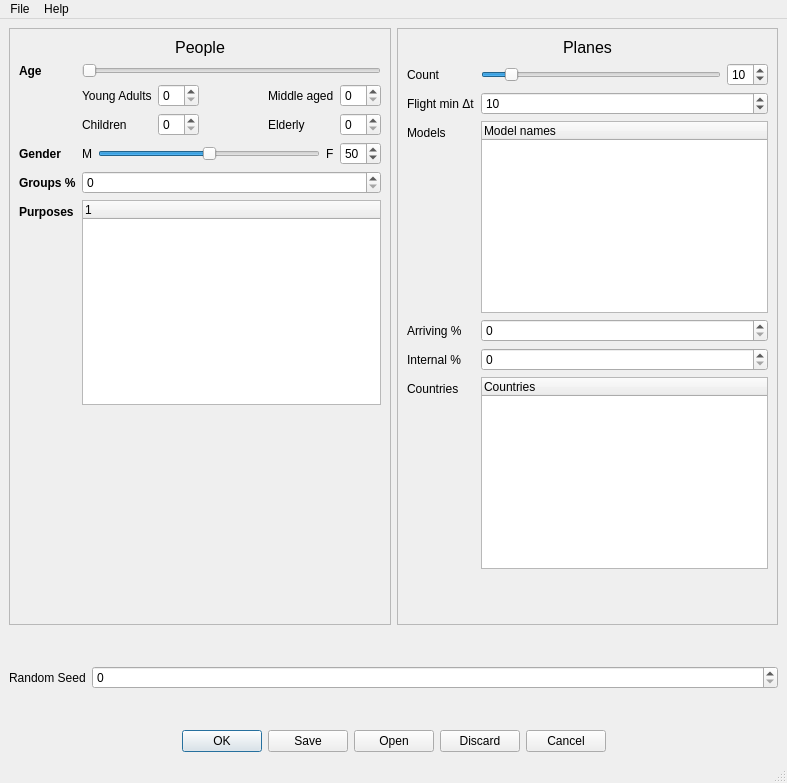
<?xml version="1.0" encoding="UTF-8"?>
<ui version="4.0">
 <class>MainWindow</class>
 <widget class="QMainWindow" name="MainWindow">
  <property name="geometry">
   <rect>
    <x>0</x>
    <y>0</y>
    <width>787</width>
    <height>783</height>
   </rect>
  </property>
  <property name="sizePolicy">
   <sizepolicy hsizetype="Fixed" vsizetype="Minimum">
    <horstretch>0</horstretch>
    <verstretch>0</verstretch>
   </sizepolicy>
  </property>
  <property name="minimumSize">
   <size>
    <width>0</width>
    <height>0</height>
   </size>
  </property>
  <property name="windowTitle">
   <string>MainWindow</string>
  </property>
  <widget class="QWidget" name="centralwidget">
   <property name="sizePolicy">
    <sizepolicy hsizetype="Fixed" vsizetype="Fixed">
     <horstretch>0</horstretch>
     <verstretch>0</verstretch>
    </sizepolicy>
   </property>
   <layout class="QVBoxLayout" name="verticalLayout_5">
    <item>
     <layout class="QHBoxLayout" name="horizontalLayout_3" stretch="0,0">
      <item>
       <widget class="QFrame" name="frame">
        <property name="sizePolicy">
         <sizepolicy hsizetype="Expanding" vsizetype="Minimum">
          <horstretch>0</horstretch>
          <verstretch>0</verstretch>
         </sizepolicy>
        </property>
        <property name="frameShape">
         <enum>QFrame::Shape::StyledPanel</enum>
        </property>
        <property name="frameShadow">
         <enum>QFrame::Shadow::Raised</enum>
        </property>
        <layout class="QVBoxLayout" name="verticalLayout">
         <item>
          <layout class="QVBoxLayout" name="verticalLayout_3">
           <item>
            <widget class="QLabel" name="label_7">
             <property name="sizePolicy">
              <sizepolicy hsizetype="Preferred" vsizetype="Fixed">
               <horstretch>0</horstretch>
               <verstretch>0</verstretch>
              </sizepolicy>
             </property>
             <property name="font">
              <font>
               <pointsize>12</pointsize>
               <bold>false</bold>
              </font>
             </property>
             <property name="text">
              <string>People</string>
             </property>
             <property name="alignment">
              <set>Qt::AlignmentFlag::AlignCenter</set>
             </property>
            </widget>
           </item>
           <item>
            <layout class="QFormLayout" name="formLayout_2">
             <property name="sizeConstraint">
              <enum>QLayout::SizeConstraint::SetMinimumSize</enum>
             </property>
             <item row="0" column="0">
              <widget class="QLabel" name="ageDistributionLabel">
               <property name="font">
                <font>
                 <bold>true</bold>
                </font>
               </property>
               <property name="text">
                <string>Age</string>
               </property>
              </widget>
             </item>
             <item row="0" column="1">
              <widget class="QRangeSlider" name="ageSlider">
               <property name="orientation">
                <enum>Qt::Orientation::Horizontal</enum>
               </property>
              </widget>
             </item>
             <item row="3" column="0">
              <widget class="QLabel" name="familiesGroupsLabel">
               <property name="font">
                <font>
                 <bold>true</bold>
                </font>
               </property>
               <property name="text">
                <string>Groups %</string>
               </property>
              </widget>
             </item>
             <item row="3" column="1">
              <widget class="QSpinBox" name="familiesGroupsSpinBox"/>
             </item>
             <item row="4" column="0">
              <widget class="QLabel" name="purposesLabel">
               <property name="font">
                <font>
                 <bold>true</bold>
                </font>
               </property>
               <property name="text">
                <string>Purposes</string>
               </property>
              </widget>
             </item>
             <item row="4" column="1">
              <widget class="QTreeWidget" name="purposesTree">
               <column>
                <property name="text">
                 <string notr="true">1</string>
                </property>
               </column>
              </widget>
             </item>
             <item row="5" column="1">
              <spacer name="verticalSpacer_2">
               <property name="orientation">
                <enum>Qt::Orientation::Vertical</enum>
               </property>
               <property name="sizeHint" stdset="0">
                <size>
                 <width>20</width>
                 <height>40</height>
                </size>
               </property>
              </spacer>
             </item>
             <item row="2" column="0">
              <widget class="QLabel" name="label_3">
               <property name="font">
                <font>
                 <bold>true</bold>
                </font>
               </property>
               <property name="text">
                <string>Gender</string>
               </property>
              </widget>
             </item>
             <item row="2" column="1">
              <layout class="QHBoxLayout" name="horizontalLayout_8">
               <item>
                <widget class="QLabel" name="label_12">
                 <property name="text">
                  <string>M</string>
                 </property>
                </widget>
               </item>
               <item>
                <widget class="QSlider" name="genderSlider">
                 <property name="minimum">
                  <number>0</number>
                 </property>
                 <property name="maximum">
                  <number>100</number>
                 </property>
                 <property name="singleStep">
                  <number>1</number>
                 </property>
                 <property name="value">
                  <number>50</number>
                 </property>
                 <property name="orientation">
                  <enum>Qt::Orientation::Horizontal</enum>
                 </property>
                </widget>
               </item>
               <item>
                <widget class="QLabel" name="label_13">
                 <property name="text">
                  <string>F</string>
                 </property>
                </widget>
               </item>
               <item>
                <widget class="QSpinBox" name="genderSpin">
                 <property name="value">
                  <number>50</number>
                 </property>
                </widget>
               </item>
              </layout>
             </item>
             <item row="1" column="1">
              <layout class="QGridLayout" name="gridLayout">
               <item row="0" column="4">
                <widget class="QSpinBox" name="middleSpin"/>
               </item>
               <item row="0" column="0">
                <widget class="QLabel" name="label_2">
                 <property name="text">
                  <string>Young Adults</string>
                 </property>
                </widget>
               </item>
               <item row="0" column="2">
                <spacer name="horizontalSpacer_4">
                 <property name="orientation">
                  <enum>Qt::Orientation::Horizontal</enum>
                 </property>
                 <property name="sizeHint" stdset="0">
                  <size>
                   <width>40</width>
                   <height>20</height>
                  </size>
                 </property>
                </spacer>
               </item>
               <item row="0" column="3">
                <widget class="QLabel" name="label_4">
                 <property name="text">
                  <string>Middle aged</string>
                 </property>
                </widget>
               </item>
               <item row="0" column="1">
                <widget class="QSpinBox" name="youngSpin"/>
               </item>
               <item row="1" column="0">
                <widget class="QLabel" name="label">
                 <property name="text">
                  <string>Children</string>
                 </property>
                </widget>
               </item>
               <item row="1" column="1">
                <widget class="QSpinBox" name="childSpin"/>
               </item>
               <item row="1" column="2">
                <spacer name="horizontalSpacer_3">
                 <property name="orientation">
                  <enum>Qt::Orientation::Horizontal</enum>
                 </property>
                 <property name="sizeHint" stdset="0">
                  <size>
                   <width>40</width>
                   <height>20</height>
                  </size>
                 </property>
                </spacer>
               </item>
               <item row="1" column="3">
                <widget class="QLabel" name="label_5">
                 <property name="text">
                  <string>Elderly</string>
                 </property>
                </widget>
               </item>
               <item row="1" column="4">
                <widget class="QSpinBox" name="elderSpin"/>
               </item>
              </layout>
             </item>
            </layout>
           </item>
          </layout>
         </item>
        </layout>
       </widget>
      </item>
      <item>
       <widget class="QFrame" name="frame_2">
        <property name="sizePolicy">
         <sizepolicy hsizetype="Expanding" vsizetype="Minimum">
          <horstretch>0</horstretch>
          <verstretch>0</verstretch>
         </sizepolicy>
        </property>
        <property name="frameShape">
         <enum>QFrame::Shape::StyledPanel</enum>
        </property>
        <property name="frameShadow">
         <enum>QFrame::Shadow::Raised</enum>
        </property>
        <layout class="QVBoxLayout" name="verticalLayout_2">
         <item>
          <layout class="QVBoxLayout" name="verticalLayout_4">
           <property name="sizeConstraint">
            <enum>QLayout::SizeConstraint::SetMinimumSize</enum>
           </property>
           <item>
            <widget class="QLabel" name="label_8">
             <property name="sizePolicy">
              <sizepolicy hsizetype="Preferred" vsizetype="Fixed">
               <horstretch>0</horstretch>
               <verstretch>0</verstretch>
              </sizepolicy>
             </property>
             <property name="font">
              <font>
               <pointsize>12</pointsize>
               <bold>false</bold>
              </font>
             </property>
             <property name="text">
              <string>Planes</string>
             </property>
             <property name="alignment">
              <set>Qt::AlignmentFlag::AlignCenter</set>
             </property>
            </widget>
           </item>
           <item>
            <layout class="QFormLayout" name="formLayout_7">
             <item row="0" column="0">
              <widget class="QLabel" name="amountLabel">
               <property name="text">
                <string>Count</string>
               </property>
              </widget>
             </item>
             <item row="1" column="0">
              <widget class="QLabel" name="frequencyLabel">
               <property name="text">
                <string>Flight min Δt</string>
               </property>
              </widget>
             </item>
             <item row="1" column="1">
              <widget class="QSpinBox" name="planeFrequency">
               <property name="value">
                <number>10</number>
               </property>
              </widget>
             </item>
             <item row="2" column="0">
              <widget class="QLabel" name="label_11">
               <property name="text">
                <string>Models</string>
               </property>
              </widget>
             </item>
             <item row="2" column="1">
              <widget class="QTreeWidget" name="modelsTree">
               <property name="sizePolicy">
                <sizepolicy hsizetype="Expanding" vsizetype="Maximum">
                 <horstretch>0</horstretch>
                 <verstretch>0</verstretch>
                </sizepolicy>
               </property>
               <column>
                <property name="text">
                 <string>Model names</string>
                </property>
               </column>
              </widget>
             </item>
             <item row="3" column="0">
              <widget class="QLabel" name="arrivingLabel">
               <property name="text">
                <string>Arriving %</string>
               </property>
              </widget>
             </item>
             <item row="3" column="1">
              <widget class="QSpinBox" name="arrivingSpin"/>
             </item>
             <item row="4" column="0">
              <widget class="QLabel" name="wanttomakeitusiongdesignerandyoumadeupth">
               <property name="text">
                <string>Internal %</string>
               </property>
              </widget>
             </item>
             <item row="4" column="1">
              <widget class="QSpinBox" name="internalSpin"/>
             </item>
             <item row="5" column="0">
              <widget class="QLabel" name="countriesLabel">
               <property name="text">
                <string>Countries</string>
               </property>
              </widget>
             </item>
             <item row="5" column="1">
              <widget class="QTreeWidget" name="countriesTree">
               <column>
                <property name="text">
                 <string>Countries</string>
                </property>
               </column>
              </widget>
             </item>
             <item row="6" column="1">
              <spacer name="verticalSpacer">
               <property name="orientation">
                <enum>Qt::Orientation::Vertical</enum>
               </property>
               <property name="sizeHint" stdset="0">
                <size>
                 <width>20</width>
                 <height>40</height>
                </size>
               </property>
              </spacer>
             </item>
             <item row="0" column="1">
              <layout class="QHBoxLayout" name="horizontalLayout_2">
               <item>
                <widget class="QSlider" name="agentCountSlider">
                 <property name="value">
                  <number>10</number>
                 </property>
                 <property name="orientation">
                  <enum>Qt::Orientation::Horizontal</enum>
                 </property>
                </widget>
               </item>
               <item>
                <widget class="QSpinBox" name="agentCountSpin">
                 <property name="value">
                  <number>10</number>
                 </property>
                </widget>
               </item>
              </layout>
             </item>
            </layout>
           </item>
          </layout>
         </item>
        </layout>
       </widget>
      </item>
     </layout>
    </item>
    <item>
     <layout class="QHBoxLayout" name="horizontalLayout_5">
      <item>
       <widget class="QLabel" name="label_6">
        <property name="sizePolicy">
         <sizepolicy hsizetype="Minimum" vsizetype="MinimumExpanding">
          <horstretch>0</horstretch>
          <verstretch>0</verstretch>
         </sizepolicy>
        </property>
        <property name="text">
         <string>Random Seed</string>
        </property>
       </widget>
      </item>
      <item>
       <widget class="QSpinBox" name="randomSeed">
        <property name="sizePolicy">
         <sizepolicy hsizetype="Expanding" vsizetype="Fixed">
          <horstretch>0</horstretch>
          <verstretch>0</verstretch>
         </sizepolicy>
        </property>
       </widget>
      </item>
     </layout>
    </item>
    <item>
     <layout class="QHBoxLayout" name="horizontalLayout">
      <item>
       <spacer name="horizontalSpacer">
        <property name="orientation">
         <enum>Qt::Orientation::Horizontal</enum>
        </property>
        <property name="sizeHint" stdset="0">
         <size>
          <width>40</width>
          <height>20</height>
         </size>
        </property>
       </spacer>
      </item>
      <item>
       <widget class="QDialogButtonBox" name="buttonBox">
        <property name="standardButtons">
         <set>QDialogButtonBox::StandardButton::Cancel|QDialogButtonBox::StandardButton::Discard|QDialogButtonBox::StandardButton::Ok|QDialogButtonBox::StandardButton::Open|QDialogButtonBox::StandardButton::Save</set>
        </property>
       </widget>
      </item>
      <item>
       <spacer name="horizontalSpacer_2">
        <property name="orientation">
         <enum>Qt::Orientation::Horizontal</enum>
        </property>
        <property name="sizeHint" stdset="0">
         <size>
          <width>40</width>
          <height>20</height>
         </size>
        </property>
       </spacer>
      </item>
     </layout>
    </item>
   </layout>
  </widget>
  <widget class="QMenuBar" name="menubar">
   <property name="geometry">
    <rect>
     <x>0</x>
     <y>0</y>
     <width>787</width>
     <height>30</height>
    </rect>
   </property>
   <widget class="QMenu" name="menuFile">
    <property name="title">
     <string>File</string>
    </property>
    <addaction name="actionLoad"/>
    <addaction name="actionSave"/>
    <addaction name="actionReset"/>
   </widget>
   <widget class="QMenu" name="menuHelp">
    <property name="title">
     <string>Help</string>
    </property>
   </widget>
   <addaction name="menuFile"/>
   <addaction name="menuHelp"/>
  </widget>
  <widget class="QStatusBar" name="statusbar"/>
  <action name="actionSave">
   <property name="icon">
    <iconset theme="QIcon::ThemeIcon::DocumentSave"/>
   </property>
   <property name="text">
    <string>Save</string>
   </property>
  </action>
  <action name="actionSave_As">
   <property name="icon">
    <iconset theme="QIcon::ThemeIcon::DocumentSaveAs"/>
   </property>
   <property name="text">
    <string>Save As</string>
   </property>
  </action>
  <action name="actionLoad">
   <property name="icon">
    <iconset theme="QIcon::ThemeIcon::DocumentOpen"/>
   </property>
   <property name="text">
    <string>Open</string>
   </property>
  </action>
  <action name="actionReset">
   <property name="icon">
    <iconset theme="QIcon::ThemeIcon::DocumentRevert"/>
   </property>
   <property name="text">
    <string>Reset to Default</string>
   </property>
  </action>
 </widget>
 <customwidgets>
  <customwidget>
   <class>QRangeSlider</class>
   <extends>QSlider</extends>
   <header>superqt</header>
  </customwidget>
 </customwidgets>
 <resources/>
 <connections/>
</ui>
